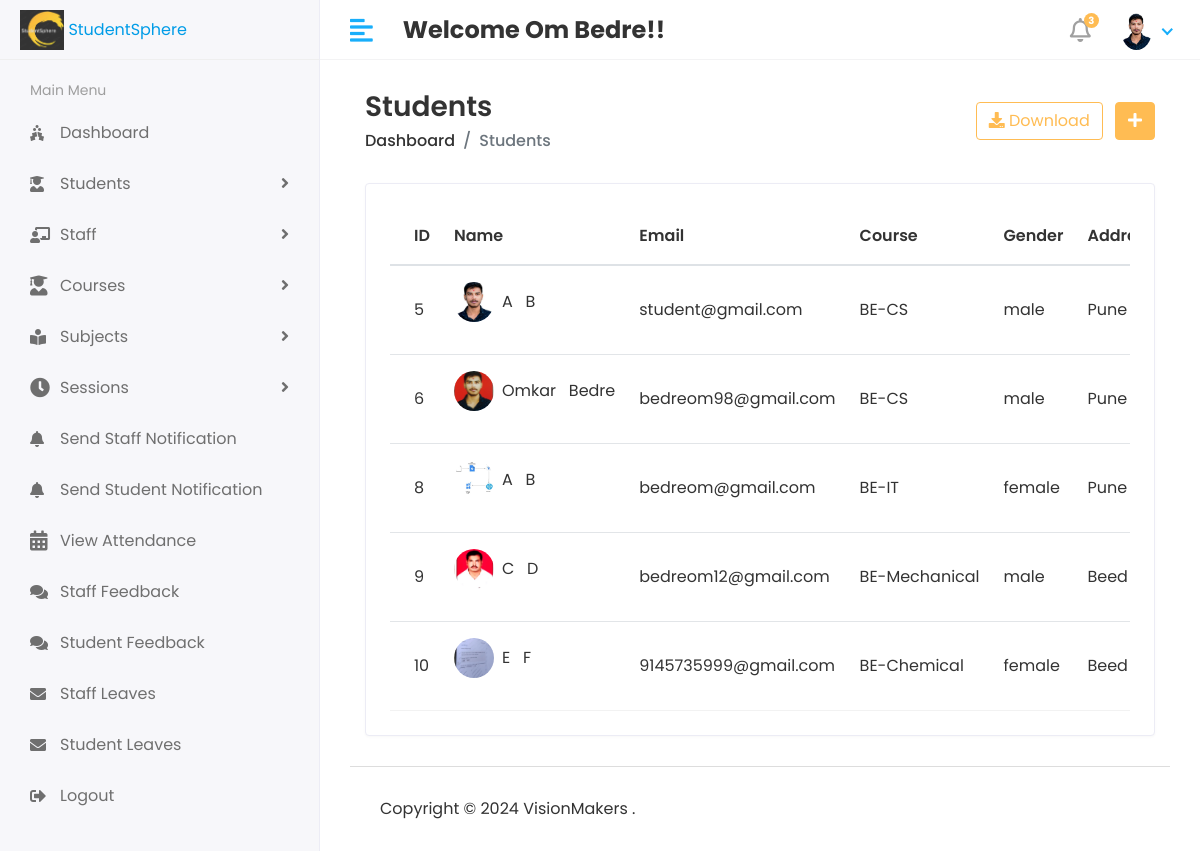
Screenshot of /HOD/Student/View (signed in) with the database file from the repository.
### app/models.py (models this page shows, shortened)
class CustomUser(AbstractUser):
    USER = (
        ('1', 'HOD'),
        ('2', 'STAFF'),
        ('3', 'STUDENT')
    )
    user_type = models.CharField(choices=USER, max_length=50, default='1')
    profile_pic = models.ImageField(upload_to='media/profile_pic')

class Student(models.Model):
    admin = models.OneToOneField(CustomUser, on_delete=models.CASCADE)
    address = models.TextField()
    gender = models.CharField(max_length=100)
    course_id = models.ForeignKey(Course, on_delete=models.DO_NOTHING)
    session_year_id = models.ForeignKey(Session_Year, on_delete=models.DO_NOTHING)
    created_at = models.DateTimeField(auto_now_add=True)
    updated_at = models.DateTimeField(auto_now_add=True)

class Course(models.Model):
    objects = None
    name = models.CharField(max_length=100)
    created_at = models.DateTimeField(auto_now_add=True)
    updated_at = models.DateTimeField(auto_now=True)

### StudentSphere/HOD_Views.py (the view)
# urls.py: path('HOD/Student/View', HOD_Views.VIEW_STUDENTS, name='view_students'),
@login_required(login_url='/')
def VIEW_STUDENTS(request):
    students = Student.objects.all()
    context = {
        'students': students,
    }
    return render(request, 'HOD/Student/view_student.html', context)

### templates/Hod/Student/view_student.html (shortened to what this page needs)
{% extends 'base.html' %}
{% block content %}
<div class="content container-fluid">
               <div class="page-header">
                  <div class="row align-items-center">
                     <div class="col">
                        <h3 class="page-title">Students</h3>
                        <ul class="breadcrumb">
                           <li class="breadcrumb-item"><a href="index.html">Dashboard</a></li>
                           <li class="breadcrumb-item active">Students</li>
                        </ul>
                     </div>
                     <div class="col-auto text-right float-right ml-auto">
                        <a href="#" class="btn btn-outline-primary mr-2"><i class="fas fa-download"></i> Download</a>
                        <a href="add-student.html" class="btn btn-primary"><i class="fas fa-plus"></i></a>
                     </div>
                  </div>
               </div>
               <div class="row">
                  <div class="col-sm-12">
                     <div class="card card-table">
                        <div class="card-body">
                           <div class="table-responsive">
                              <table class="table table-hover table-center mb-0 datatable">
                                 <thead>
                                    <tr>
                                       <th>ID</th>
                                       <th>Name</th>
                                       <th>Email</th>
                                       <th>Course</th>
                                       <th>Gender</th>
                                       <th>Address</th>
                                    </tr>
                                 </thead>
                                 <tbody>
                                 {% for i in students %}
                                    <tr>
                                       <td>{{i.id}}</td>
                                       <td>
                                          <h2 class="table-avatar">
                                             <p  class="avatar avatar-sm mr-2"><img class="avatar-img rounded-circle" src="/{{i.admin.profile_pic}}" alt="User Image"></p>
                                             <p>{{i.admin.first_name}} &nbsp; {{i.admin.last_name}}</p>
                                          </h2>
                                       </td>
                                       <td>{{i.admin.email}}</td>
                                       <td>{{i.course_id.name}}</td>
                                       <td>{{i.gender}}</td>
                                       <td>{{i.address}}</td>
                                    </tr>
                                 {% endfor %}
                                 </tbody>
                              </table>
                           </div>
                        </div>
                     </div>
                  </div>
               </div>
            </div>
{% endblock %}

### templates/includes/header.html (shortened to what this page needs)
{% load static %}
<div class="header">
    <div class="header-left">
        <a href="{% url 'base' %}" class="logo">
            <img src="{% static 'assets/img/logo2.png' %}" height="154px" width="40px" alt="Logo2">
            <span>StudentSphere</span>
        </a>
    </div>
    <a href="javascript:void(0);" id="toggle_btn">
        <i class="fas fa-align-left"></i>
    </a>
    <div class="top-nav-search mt-3">
        <h4><strong>Welcome <span>{{ user.first_name }} {{ user.last_name }}!!</span></strong></h4>
    </div>
    <ul class="nav user-menu">
        <li class="nav-item dropdown noti-dropdown">
            <a href="#" class="dropdown-toggle nav-link" data-toggle="dropdown">
                <i class="far fa-bell"></i> <span class="badge badge-pill">3</span>
            </a>
        </li>
        <li class="nav-item dropdown has-arrow">
            <a href="#" class="dropdown-toggle nav-link" data-toggle="dropdown">
                <span class="user-img">
                    <img class="rounded-circle" src="/{{ user.profile_pic }}" width="31" alt="User Image">
                </span>
            </a>
        </li>
    </ul>
</div>

### static/assets/css/style.css (style rules this page uses)
html { height: 100%; }
body { background-color: #fff; color: #333; font-family: 'Poppins', sans-serif; font-size: 1rem; height: 100%; line-height: 1.5; overflow-x: hidden; }
h1, h2, h3, h4, h5, h6 { font-family: 'Poppins', sans-serif; margin-top: 0; }
a { color: #009ce7; }
input, button, a { transition: all 0.4s ease; -moz-transition: all 0.4s ease; -o-transition: all 0.4s ease; -ms-transition: all 0.4s ease; -webkit-transition: all 0.4s ease; }
ul, ol { padding: 0px; list-style: none; }
.table { color: #333; max-width: 100%; margin-bottom: 0; width: 100%; }
table.table td h2 { display: inline-block; font-size: inherit; font-weight: 400; margin: 0; padding: 0; vertical-align: middle; }
table.table td h2.table-avatar { align-items: center; display: inline-flex; font-size: inherit; font-weight: 400; margin: 0; padding: 0; vertical-align: middle; white-space: nowrap; }
.table thead tr th { font-weight: 600; }
.table tbody tr { border-bottom: 1px solid rgba(0, 0, 0, 0.05); }
.table.table-center td, .table.table-center th { vertical-align: middle; }
.card-table .card-body .table > thead > tr > th { border-top: 0; }
.card-table .card-body .table tr td:first-child, .card-table .card-body .table tr th:first-child { padding-left: 1.5rem; }
.card-table .table td, .card-table .table th { border-top: 1px solid #e2e5e8; padding: 1rem 0.75rem; white-space: nowrap; }
.btn-primary { background-color: #FFBC53; border: 1px solid #FFBC53; }
.btn-outline-primary { color: #FFBC53; border-color: #FFBC53; }
.card { border: 1px solid #ececf5; box-shadow: 0 1px 3px 0 rgba(0, 0, 0, 0.03); margin-bottom: 1.875rem; }
.card-body { padding: 1.5rem; }
.avatar { position: relative; display: inline-block; width: 3rem; height: 3rem }
.avatar > img { width: 100%; height: 100%; -o-object-fit: cover; object-fit: cover; }
.avatar-sm { width: 2.5rem; height: 2.5rem; }
.header { background-color: #fff; border-bottom: 1px solid #f3f3f4; left: 0; position: fixed; right: 0; top: 0; z-index: 1001; height: 60px; }
.header .header-left { float: left; height: 60px; padding: 0 20px; position: relative; width: 320px; z-index: 1; transition: all 0.2s ease-in-out; background-color: #f7f7fa; border-bottom: 1px solid #efefef; border-right: 1px solid #ececf5; display: flex; align-items: center; }
.header .header-left .logo { display: inline-block; line-height: 60px; }
.header .header-left .logo img { max-height: 40px; width: auto; }
.header .dropdown-toggle:after { display: none; }
.header .has-arrow .dropdown-toggle:after { border-top: 0; border-left: 0; border-bottom: 2px solid #18aefa; border-right: 2px solid #18aefa; content: ''; height: 8px; display: inline-block; pointer-events: none; -webkit-transform-origin: 66% 66%; -ms-transform-origin: 66% 66%; transform-origin: 66% 66%; -webkit-transform: rotate(45deg); -ms-transform: rotate(45deg); transform: rotate(45deg); -webkit-transition: all 0.15s ease-in-out; transition: all 0.15s ease-in-out; width: 8px; vertical-align: 0px; }
.user-menu { float: right; margin: 0; position: relative; z-index: 99; padding-right: 15px; }
.user-menu.nav > li > a { color: #a0a0a0; font-size: 14px; line-height: 58px; padding: 0 15px; height: 60px; }
.user-img { margin-right: 3px; position: relative; }
.top-nav-search { float: left; margin-left: 15px; }
.page-header { margin-bottom: 1.875rem; }
.page-header .breadcrumb { background-color: transparent; color: #6c757d; font-size: 1rem; font-weight: 500; margin-bottom: 0; padding: 0; }
.page-header .breadcrumb a { color: #333; }
.page-title { font-size: 28px; font-weight: 600; color: #333; margin-bottom: 5px; }
.user-menu.nav > li > a .badge { background-color: #FFBC53; display: block; font-size: 10px; font-weight: bold; height: 15px; width: 15px; position: absolute; right: 7px; top: 13px; color: #fff; padding: 3px; }
.user-menu.nav > li > a > i { font-size: 1.5rem; line-height: 60px; }
@media (min-width: 992px) { #toggle_btn { align-items: center; color: #18aefa; display: inline-flex; float: left; font-size: 26px; height: 60px; justify-content: center; margin-left: 15px; padding: 0 15px; } }

### rows the page displays
CustomUser: first_name "Om", last_name "Bedre", profile_pic (picture)
Student: id "5", admin.profile_pic (picture), admin.first_name "A", admin.last_name "B", admin.email "student@gmail.com", course_id.name "BE-CS", gender "male", address "Pune"
Student: id "6", admin.profile_pic (picture), admin.first_name "Omkar", admin.last_name "Bedre", admin.email "bedreom98@gmail.com", course_id.name "BE-CS", gender "male", address "Pune…"
Student: id "8", admin.profile_pic (picture), admin.first_name "A", admin.last_name "B", admin.email "bedreom@gmail.com", course_id.name "BE-IT", gender "female", address "Pune"
Student: id "9", admin.profile_pic (picture), admin.first_name "C", admin.last_name "D", admin.email "bedreom12@gmail.com", course_id.name "BE-Mechanical", gender "male", address "Beed"
Student: id "10", admin.profile_pic (picture), admin.first_name "E", admin.last_name "F", admin.email "9145735999@gmail.com", course_id.name "BE-Chemical", gender "female", address "Beed"
